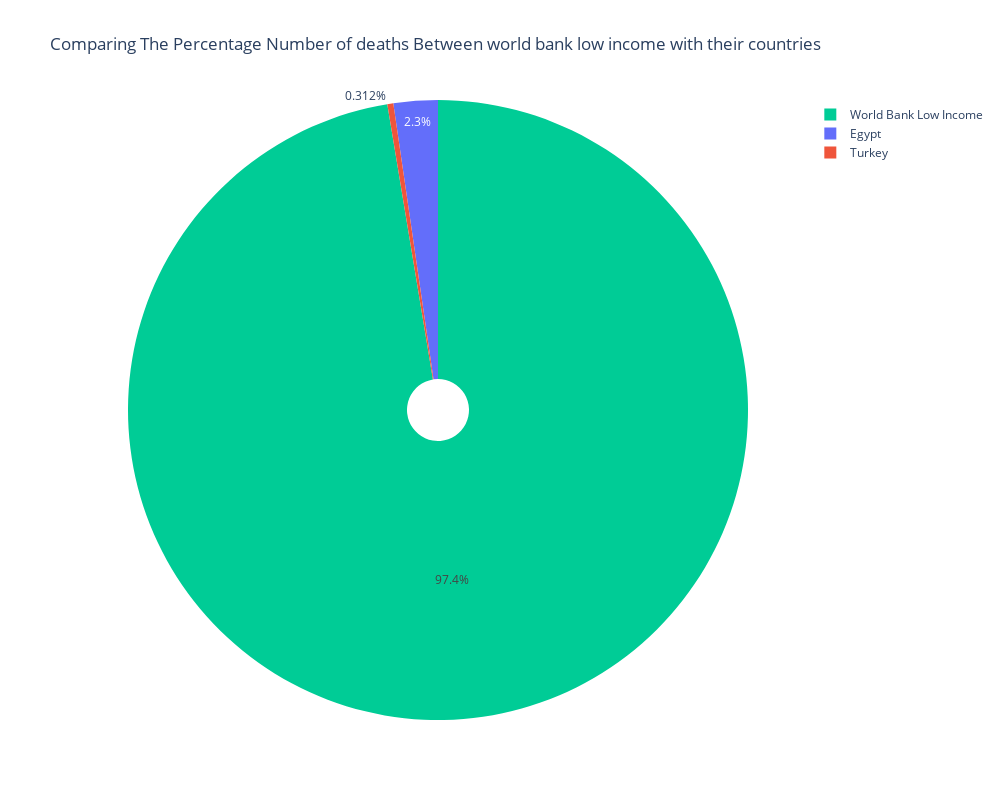

Here is the notebook cell this chart was saved with:
### Code cell
fig = px.pie(
    df_cSummery4 , names='Entity' , values='Unsafe water source',color='Entity',
    title='Comparing The Percentage Number of deaths Between world bank low income with their countries',
    width=1000,
    height=800,
    hole=0.1
)
fig.show()

### Figure 1 — Plotly figure (JSON) as saved in the notebook; plotly's stock layout.template omitted (floating-point values rounded to 4 significant figures)
{"data": [{"customdata": [["Egypt"], ["Turkey"], ["World Bank Low Income"]], "domain": {"x": [0, 1], "y": [0, 1]}, "hole": 0.1, "hovertemplate": "Entity=%{customdata[0]}<br>Unsafe water source=%{value}<extra></extra>", "labels": ["Egypt", "Turkey", "World Bank Low Income"], "legendgroup": "", "marker": {"colors": ["#636efa", "#EF553B", "#00cc96"]}, "name": "", "showlegend": true, "type": "pie", "values": [287227, 38848, 12139832]}], "layout": {"height": 800, "legend": {"tracegroupgap": 0}, "title": {"text": "Comparing The Percentage Number of deaths Between world bank low income with their countries"}, "width": 1000}}
